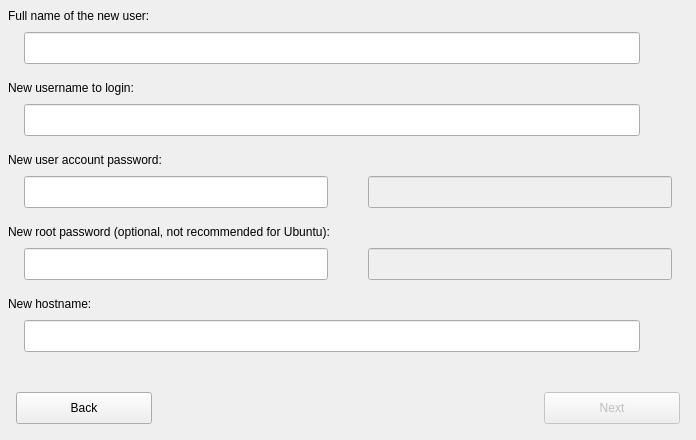
     <widget class="QWidget" name="installpanel" native="true">
      <property name="geometry">
       <rect>
        <x>1</x>
        <y>1344</y>
        <width>696</width>
        <height>440</height>
       </rect>
      </property>
      <property name="autoFillBackground">
       <bool>true</bool>
      </property>
      <widget class="QLabel" name="label_8">
       <property name="geometry">
        <rect>
         <x>8</x>
         <y>0</y>
         <width>680</width>
         <height>32</height>
        </rect>
       </property>
       <property name="text">
        <string>Full name of the new user:</string>
       </property>
      </widget>
      <widget class="QLabel" name="label_10">
       <property name="geometry">
        <rect>
         <x>8</x>
         <y>72</y>
         <width>680</width>
         <height>32</height>
        </rect>
       </property>
       <property name="text">
        <string>New username to login:</string>
       </property>
      </widget>
      <widget class="QLabel" name="label_11">
       <property name="geometry">
        <rect>
         <x>8</x>
         <y>144</y>
         <width>680</width>
         <height>32</height>
        </rect>
       </property>
       <property name="text">
        <string>New user account password:</string>
       </property>
      </widget>
      <widget class="QLabel" name="label_12">
       <property name="geometry">
        <rect>
         <x>8</x>
         <y>216</y>
         <width>680</width>
         <height>32</height>
        </rect>
       </property>
       <property name="text">
        <string>New root password (optional, not recommended for Ubuntu):</string>
       </property>
      </widget>
      <widget class="QLabel" name="label_13">
       <property name="geometry">
        <rect>
         <x>8</x>
         <y>288</y>
         <width>680</width>
         <height>32</height>
        </rect>
       </property>
       <property name="text">
        <string>New hostname:</string>
       </property>
      </widget>
      <widget class="QPushButton" name="installback">
       <property name="geometry">
        <rect>
         <x>16</x>
         <y>392</y>
         <width>136</width>
         <height>32</height>
        </rect>
       </property>
       <property name="cursor">
        <cursorShape>PointingHandCursor</cursorShape>
       </property>
       <property name="text">
        <string>Back</string>
       </property>
       <property name="icon">
        <iconset resource="pictures.qrc">
         <normaloff>:/pictures/back.png</normaloff>:/pictures/back.png</iconset>
       </property>
       <property name="iconSize">
        <size>
         <width>13</width>
         <height>13</height>
        </size>
       </property>
      </widget>
      <widget class="QPushButton" name="installnext">
       <property name="enabled">
        <bool>false</bool>
       </property>
       <property name="geometry">
        <rect>
         <x>544</x>
         <y>392</y>
         <width>136</width>
         <height>32</height>
        </rect>
       </property>
       <property name="cursor">
        <cursorShape>PointingHandCursor</cursorShape>
       </property>
       <property name="text">
        <string>Next</string>
       </property>
       <property name="icon">
        <iconset resource="pictures.qrc">
         <normaloff>:/pictures/next.png</normaloff>:/pictures/next.png</iconset>
       </property>
       <property name="iconSize">
        <size>
         <width>13</width>
         <height>13</height>
        </size>
       </property>
      </widget>
      <widget class="QLineEdit" name="fullname">
       <property name="geometry">
        <rect>
         <x>24</x>
         <y>32</y>
         <width>616</width>
         <height>32</height>
        </rect>
       </property>
       <property name="acceptDrops">
        <bool>false</bool>
       </property>
       <property name="maxLength">
        <number>80</number>
       </property>
      </widget>
      <widget class="QLabel" name="usernamepipe">
       <property name="geometry">
        <rect>
         <x>647</x>
         <y>108</y>
         <width>26</width>
         <height>24</height>
        </rect>
       </property>
       <property name="pixmap">
        <pixmap resource="pictures.qrc">:/pictures/ok.png</pixmap>
       </property>
       <property name="scaledContents">
        <bool>true</bool>
       </property>
       <property name="alignment">
        <set>Qt::AlignCenter</set>
       </property>
      </widget>
      <widget class="QLabel" name="passwordpipe">
       <property name="geometry">
        <rect>
         <x>335</x>
         <y>180</y>
         <width>26</width>
         <height>24</height>
        </rect>
       </property>
       <property name="pixmap">
        <pixmap resource="pictures.qrc">:/pictures/ok.png</pixmap>
       </property>
       <property name="scaledContents">
        <bool>true</bool>
       </property>
       <property name="alignment">
        <set>Qt::AlignCenter</set>
       </property>
      </widget>
      <widget class="QLabel" name="rootpasswordpipe">
       <property name="geometry">
        <rect>
         <x>335</x>
         <y>252</y>
         <width>26</width>
         <height>24</height>
        </rect>
       </property>
       <property name="pixmap">
        <pixmap resource="pictures.qrc">:/pictures/ok.png</pixmap>
       </property>
       <property name="scaledContents">
        <bool>true</bool>
       </property>
       <property name="alignment">
        <set>Qt::AlignCenter</set>
       </property>
      </widget>
      <widget class="QLabel" name="hostnamepipe">
       <property name="geometry">
        <rect>
         <x>647</x>
         <y>324</y>
         <width>26</width>
         <height>24</height>
        </rect>
       </property>
       <property name="pixmap">
        <pixmap resource="pictures.qrc">:/pictures/ok.png</pixmap>
       </property>
       <property name="scaledContents">
        <bool>true</bool>
       </property>
       <property name="alignment">
        <set>Qt::AlignCenter</set>
       </property>
      </widget>
      <widget class="QLabel" name="usernameerror">
       <property name="geometry">
        <rect>
         <x>647</x>
         <y>107</y>
         <width>26</width>
         <height>26</height>
        </rect>
       </property>
       <property name="pixmap">
        <pixmap resource="pictures.qrc">:/pictures/error.png</pixmap>
       </property>
       <property name="scaledContents">
        <bool>true</bool>
       </property>
       <property name="alignment">
        <set>Qt::AlignCenter</set>
       </property>
      </widget>
      <widget class="QLabel" name="passworderror">
       <property name="geometry">
        <rect>
         <x>335</x>
         <y>179</y>
         <width>26</width>
         <height>26</height>
        </rect>
       </property>
       <property name="pixmap">
        <pixmap resource="pictures.qrc">:/pictures/error.png</pixmap>
       </property>
       <property name="scaledContents">
        <bool>true</bool>
       </property>
       <property name="alignment">
        <set>Qt::AlignCenter</set>
       </property>
      </widget>
      <widget class="QLabel" name="rootpassworderror">
       <property name="geometry">
        <rect>
         <x>335</x>
         <y>251</y>
         <width>26</width>
         <height>26</height>
        </rect>
       </property>
       <property name="pixmap">
        <pixmap resource="pictures.qrc">:/pictures/error.png</pixmap>
       </property>
       <property name="scaledContents">
        <bool>true</bool>
       </property>
       <property name="alignment">
        <set>Qt::AlignCenter</set>
       </property>
      </widget>
      <widget class="QLabel" name="hostnameerror">
       <property name="geometry">
        <rect>
         <x>647</x>
         <y>323</y>
         <width>26</width>
         <height>26</height>
        </rect>
       </property>
       <property name="pixmap">
        <pixmap resource="pictures.qrc">:/pictures/error.png</pixmap>
       </property>
       <property name="scaledContents">
        <bool>true</bool>
       </property>
       <property name="alignment">
        <set>Qt::AlignCenter</set>
       </property>
      </widget>
      <widget class="QLineEdit" name="username">
       <property name="geometry">
        <rect>
         <x>24</x>
         <y>104</y>
         <width>616</width>
         <height>32</height>
        </rect>
       </property>
       <property name="acceptDrops">
        <bool>false</bool>
       </property>
       <property name="maxLength">
        <number>32</number>
       </property>
      </widget>
      <widget class="QLineEdit" name="hostname">
       <property name="geometry">
        <rect>
         <x>24</x>
         <y>320</y>
         <width>616</width>
         <height>32</height>
        </rect>
       </property>
       <property name="acceptDrops">
        <bool>false</bool>
       </property>
       <property name="maxLength">
        <number>64</number>
       </property>
      </widget>
      <widget class="QLineEdit" name="password1">
       <property name="geometry">
        <rect>
         <x>24</x>
         <y>176</y>
         <width>304</width>
         <height>32</height>
        </rect>
       </property>
       <property name="acceptDrops">
        <bool>false</bool>
       </property>
       <property name="maxLength">
        <number>35</number>
       </property>
       <property name="echoMode">
        <enum>QLineEdit::Password</enum>
       </property>
      </widget>
      <widget class="QLineEdit" name="password2">
       <property name="enabled">
        <bool>false</bool>
       </property>
       <property name="geometry">
        <rect>
         <x>368</x>
         <y>176</y>
         <width>304</width>
         <height>32</height>
        </rect>
       </property>
       <property name="acceptDrops">
        <bool>false</bool>
       </property>
       <property name="maxLength">
        <number>35</number>
       </property>
       <property name="echoMode">
        <enum>QLineEdit::Password</enum>
       </property>
      </widget>
      <widget class="QLineEdit" name="rootpassword1">
       <property name="geometry">
        <rect>
         <x>24</x>
         <y>248</y>
         <width>304</width>
         <height>32</height>
        </rect>
       </property>
       <property name="acceptDrops">
        <bool>false</bool>
       </property>
       <property name="maxLength">
        <number>35</number>
       </property>
       <property name="echoMode">
        <enum>QLineEdit::Password</enum>
       </property>
      </widget>
      <widget class="QLineEdit" name="rootpassword2">
       <property name="enabled">
        <bool>false</bool>
       </property>
       <property name="geometry">
        <rect>
         <x>368</x>
         <y>248</y>
         <width>304</width>
         <height>32</height>
        </rect>
       </property>
       <property name="acceptDrops">
        <bool>false</bool>
       </property>
       <property name="maxLength">
        <number>35</number>
       </property>
       <property name="echoMode">
        <enum>QLineEdit::Password</enum>
       </property>
      </widget>
      <widget class="QLabel" name="fullnamepipe">
       <property name="geometry">
        <rect>
         <x>647</x>
         <y>36</y>
         <width>26</width>
         <height>24</height>
        </rect>
       </property>
       <property name="pixmap">
        <pixmap resource="pictures.qrc">:/pictures/ok.png</pixmap>
       </property>
       <property name="scaledContents">
        <bool>true</bool>
       </property>
       <property name="alignment">
        <set>Qt::AlignCenter</set>
       </property>
      </widget>
      <zorder>hostnameerror</zorder>
      <zorder>rootpassworderror</zorder>
      <zorder>passworderror</zorder>
      <zorder>usernameerror</zorder>
      <zorder>hostnamepipe</zorder>
      <zorder>usernamepipe</zorder>
      <zorder>passwordpipe</zorder>
      <zorder>rootpasswordpipe</zorder>
      <zorder>label_8</zorder>
      <zorder>label_10</zorder>
      <zorder>label_11</zorder>
      <zorder>label_12</zorder>
      <zorder>label_13</zorder>
      <zorder>installback</zorder>
      <zorder>installnext</zorder>
      <zorder>username</zorder>
      <zorder>hostname</zorder>
      <zorder>password1</zorder>
      <zorder>password2</zorder>
      <zorder>rootpassword1</zorder>
      <zorder>rootpassword2</zorder>
      <zorder>fullname</zorder>
      <zorder>fullnamepipe</zorder>
     </widget>
